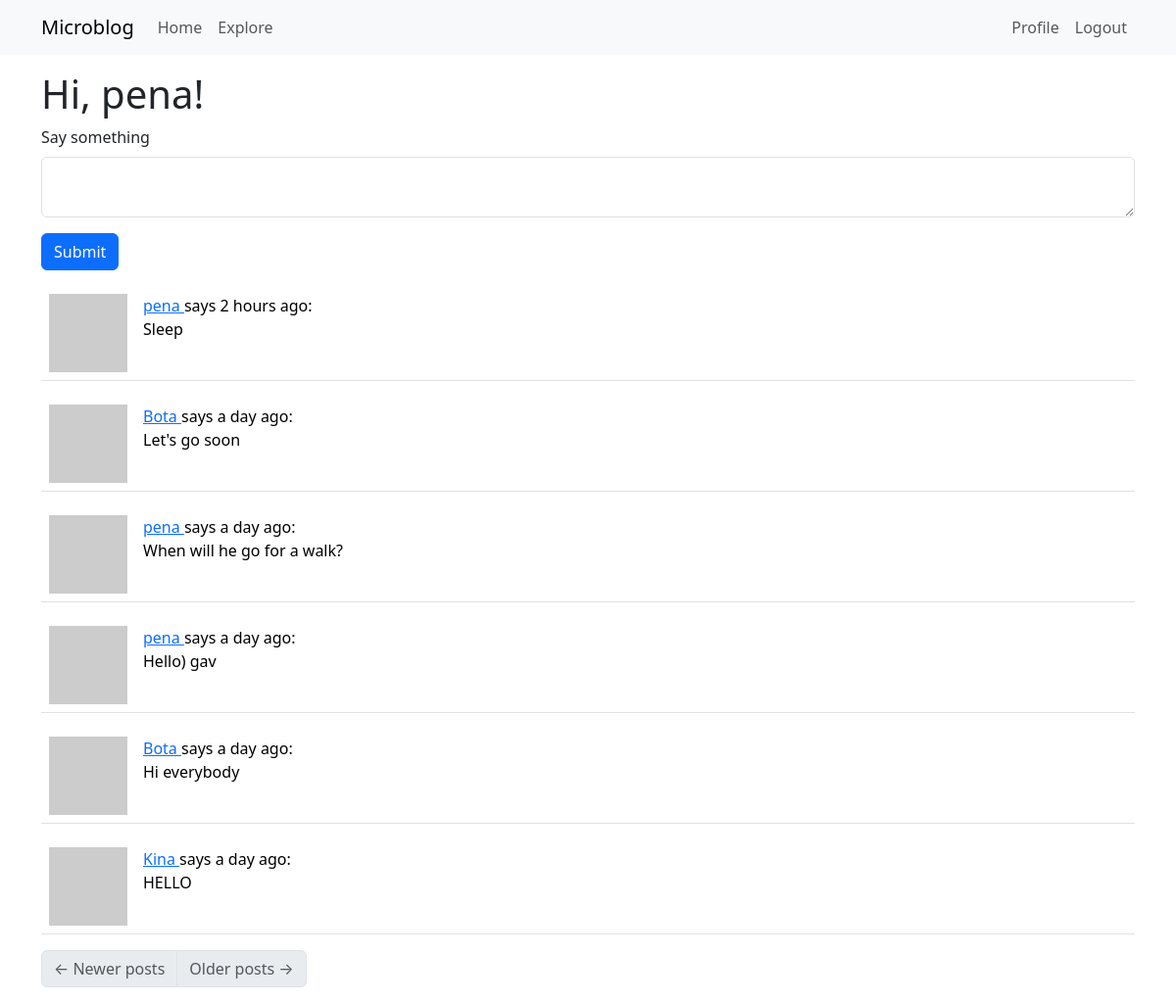
Before: /index (signed in) with the older database file.
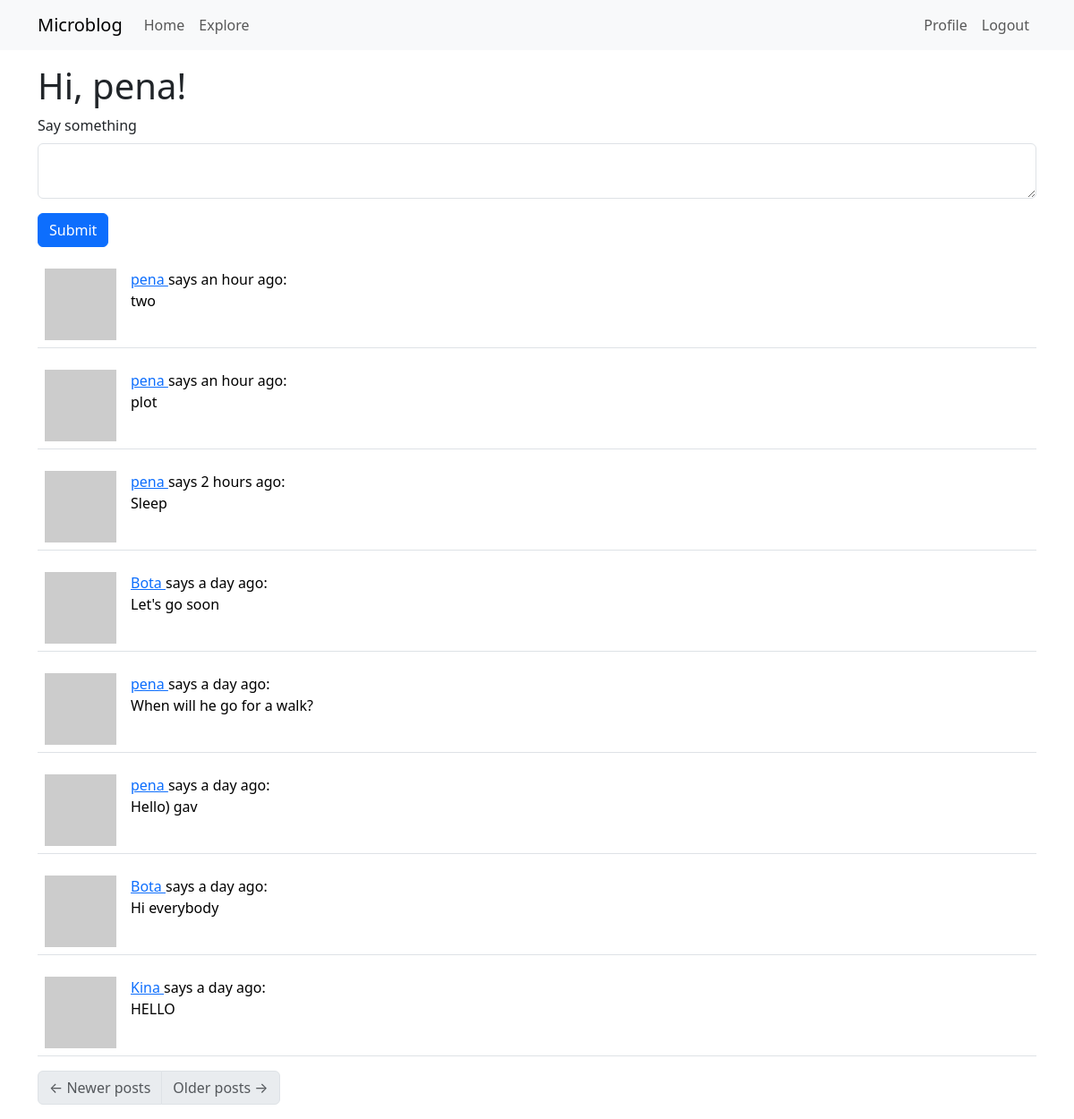
After: the same page with the newer database file.
### app/models.py (models this page shows, shortened)
class User(UserMixin, db.Model):
    id: so.Mapped[int] = so.mapped_column(primary_key=True)
    username: so.Mapped[str] = so.mapped_column(
        sa.String(64),
        index=True,
        unique=True,
    )
    email: so.Mapped[str] = so.mapped_column(
        sa.String(120),
        index=True,
        unique=True,
    )
    password_hash: so.Mapped[Optional[str]] = so.mapped_column(sa.String(260))
    about_me: so.Mapped[Optional[str]] = so.mapped_column(sa.String(200))
    last_seen: so.Mapped[Optional[datetime]] = so.mapped_column(
        default=lambda: datetime.now(timezone.utc)
    )
    posts: so.WriteOnlyMapped["Post"] = so.relationship(back_populates="author")
    following: so.WriteOnlyMapped["User"] = so.relationship(
        secondary=followers,
        primaryjoin=(followers.c.follower_id == id),
        secondaryjoin=(followers.c.followed_id == id),
        back_populates="followers",
    )
    followers: so.WriteOnlyMapped["User"] = so.relationship(
        secondary=followers,
        primaryjoin=(followers.c.followed_id == id),
        secondaryjoin=(followers.c.follower_id == id),
        back_populates="following",
    )
    def avatar(self, size):
        digest = md5(self.email.lower().encode("utf-8")).hexdigest()
        return f"https://www.gravatar.com/avatar/{digest}?d=identicon&s={size}"
    def following_posts(self):
        Author = so.aliased(User)
        Follower = so.aliased(User)
        return (
            sa.select(Post)
            .join(Post.author.of_type(Author))
            .join(Author.followers.of_type(Follower), isouter=True)
            .where(
                sa.or_(
                    Follower.id == self.id,
                    Author.id == self.id,
                )
            )
            .group_by(Post)
            .order_by(Post.timestamp.desc())
        )

class Post(db.Model):
    id: so.Mapped[int] = so.mapped_column(primary_key=True)
    body: so.Mapped[str] = so.mapped_column(sa.String(200))
    timestamp: so.Mapped[datetime] = so.mapped_column(
        index=True,
        default=lambda: datetime.now(timezone.utc),
    )
    user_id: so.Mapped[int] = so.mapped_column(sa.ForeignKey(User.id), index=True)
    author: so.Mapped[User] = so.relationship(back_populates="posts")

### app/routes.py (the view)
@app.route("/", methods=["GET", "POST"])
@app.route("/index", methods=["GET", "POST"])
@login_required
def index():
    form = PostForm()
    if form.validate_on_submit():
        post = Post(body=form.post.data, author=current_user)
        db.session.add(post)
        db.session.commit()
        flash(_("Your post is now live!"))
        return redirect(url_for("index"))
    page = request.args.get("page", 1, type=int)
    posts = db.paginate(
        current_user.following_posts(),
        page=page,
        per_page=app.config["POSTS_PER_PAGE"],
        error_out=False,
    )
    next_url = (
        url_for(
            "index",
            page=posts.next_num,
        )
        if posts.has_next
        else None
    )
    prev_url = (
        url_for(
            "index",
            page=posts.prev_num,
        )
        if posts.has_prev
        else None
    )
    return render_template(
        "index.html",
        title="Home",
        form=form,
        posts=posts.items,
        next_url=next_url,
        prev_url=prev_url,
    )

### app/forms.py
class PostForm(FlaskForm):
    post = TextAreaField(
        "Say something",
        validators=[
            DataRequired(),
            Length(min=1, max=200),
        ],
    )
    submit = SubmitField("Submit")

### app/models.py (called while the page is built)
@login.user_loader
def load_user(id: str | int) -> "User":
    return db.session.get(User, int(id))

### app/routes.py (called while the page is built)
@app.before_request
def before_request():
    if current_user.is_authenticated:
        current_user.last_seen = datetime.now(timezone.utc)
        db.session.commit()

### app/templates/index.html
{% extends "base.html" %} {% import "bootstrap_wtf.html" as wtf %} {% block
content %}
<h1>Hi, {{ current_user.username }}!</h1>
{% if form %} {{ wtf.quick_form(form) }} {% endif %} {% for post in posts %} {%
include '_post.html' %} {% endfor %}
<nav aria-label="Post navigation">
  <ul class="pagination">
    <li class="page-item{% if not prev_url %} disabled{% endif %}">
      <a class="page-link" href="{{ prev_url }}">
        <span aria-hidden="true">&larr;</span> Newer posts
      </a>
    </li>
    <li class="page-item{% if not next_url %} disabled{% endif %}">
      <a class="page-link" href="{{ next_url }}">
        Older posts <span aria-hidden="true">&rarr;</span>
      </a>
    </li>
  </ul>
</nav>
{% endblock %}

### app/templates/base.html (shortened to what this page needs)
<!DOCTYPE html>
<html lang="en">
  <head>
    <link
      href="https://cdn.jsdelivr.net/npm/bootstrap@5.3.2/dist/css/bootstrap.min.css"
      rel="stylesheet"
    />
  </head>
  <body>
    <nav class="navbar navbar-expand-lg bg-body-tertiary">
      <div class="container">
        <a class="navbar-brand" href="{{ url_for('index') }}">Microblog</a>
        <div class="collapse navbar-collapse" id="navbarSupportedContent">
          <ul class="navbar-nav me-auto mb-2 mb-lg-0">
            <li class="nav-item">
              <a
                class="nav-link"
                aria-current="page"
                href="{{ url_for('index') }}"
                >Home</a
              >
            </li>
            <li class="nav-item">
              <a
                class="nav-link"
                aria-current="page"
                href="{{ url_for('explore') }}"
                >Explore</a
              >
            </li>
          </ul>
          <ul class="navbar-nav mb-2 mb-lg-0">
            {% if current_user.is_anonymous %}
            <li class="nav-item">
              <a
                class="nav-link"
                aria-current="page"
                href="{{ url_for('login') }}"
                >Login</a
              >
            </li>
            {% else %}
            <li class="nav-item">
              <a
                class="nav-link"
                aria-current="page"
                href="{{ url_for('user', username=current_user.username) }}"
                >Profile</a
              >
            </li>
            <li class="nav-item">
              <a
                class="nav-link"
                aria-current="page"
                href="{{ url_for('logout') }}"
                >Logout</a
              >
            </li>
            {% endif %}
          </ul>
        </div>
      </div>
    </nav>
    <div class="container mt-3">
       {% block content %}{% endblock %}
    </div>
  </body>
</html>

### app/templates/_post.html
<table class="table table-hover">
  <tr>
    <td width="70px">
      <a href="{{ url_for('user', username=post.author.username) }}">
        <img src="{{ post.author.avatar(70) }}" />
      </a>
    </td>
    <td>
      <a href="{{ url_for('user', username=post.author.username) }}">
        {{ post.author.username }}
      </a>
      says {{ moment(post.timestamp).fromNow() }}:
      <br />
      {{ post.body }}
    </td>
  </tr>
</table>

Changed rows visible on the page:
added Post: author.username "pena", timestamp "an hour ago", body "two"
added Post: author.username "pena", timestamp "an hour ago", body "plot"
